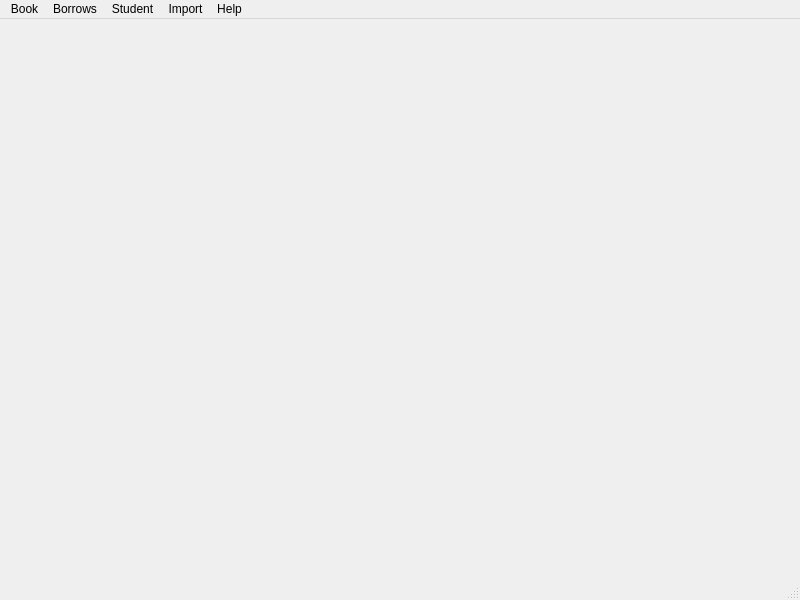
<?xml version="1.0" encoding="UTF-8"?>
<ui version="4.0">
 <class>MainWindow</class>
 <widget class="QMainWindow" name="MainWindow">
  <property name="geometry">
   <rect>
    <x>0</x>
    <y>0</y>
    <width>800</width>
    <height>600</height>
   </rect>
  </property>
  <property name="windowTitle">
   <string>MainWindow</string>
  </property>
  <widget class="QWidget" name="centralwidget"/>
  <widget class="QMenuBar" name="menubar">
   <property name="geometry">
    <rect>
     <x>0</x>
     <y>0</y>
     <width>800</width>
     <height>21</height>
    </rect>
   </property>
   <widget class="QMenu" name="menuImport">
    <property name="title">
     <string>Import</string>
    </property>
    <addaction name="actionImport_Excel"/>
    <addaction name="actionSelect_db"/>
   </widget>
   <widget class="QMenu" name="menuHelp">
    <property name="title">
     <string>Help</string>
    </property>
    <addaction name="actionManual"/>
    <addaction name="actionCheck_for_updates"/>
   </widget>
   <widget class="QMenu" name="menuHome">
    <property name="title">
     <string>Book</string>
    </property>
    <addaction name="actionAdd_a_book"/>
    <addaction name="actionView_list_of_books"/>
   </widget>
   <widget class="QMenu" name="menuBorrows">
    <property name="title">
     <string>Borrows</string>
    </property>
    <addaction name="actionCreate_new_borrow"/>
    <addaction name="actionView_list_of_borrows"/>
   </widget>
   <widget class="QMenu" name="menuStudent">
    <property name="title">
     <string>Student</string>
    </property>
    <addaction name="actionAdd_new_student"/>
    <addaction name="actionView_list_of_students"/>
   </widget>
   <addaction name="menuHome"/>
   <addaction name="menuBorrows"/>
   <addaction name="menuStudent"/>
   <addaction name="menuImport"/>
   <addaction name="menuHelp"/>
  </widget>
  <widget class="QStatusBar" name="statusbar"/>
  <action name="actionImport_Excel">
   <property name="text">
    <string>Import Excel</string>
   </property>
  </action>
  <action name="actionSelect_db">
   <property name="text">
    <string>Select .db</string>
   </property>
  </action>
  <action name="actionManual">
   <property name="text">
    <string>Manual</string>
   </property>
  </action>
  <action name="actionCheck_for_updates">
   <property name="text">
    <string>Check for updates...</string>
   </property>
  </action>
  <action name="actionCreate_new_borrow">
   <property name="text">
    <string>Create new borrow</string>
   </property>
  </action>
  <action name="actionView_list_of_borrows">
   <property name="text">
    <string>View list of borrows</string>
   </property>
  </action>
  <action name="actionAdd_new_student">
   <property name="text">
    <string>Add new student</string>
   </property>
  </action>
  <action name="actionView_list_of_students">
   <property name="text">
    <string>View list of students</string>
   </property>
  </action>
  <action name="actionAdd_a_book">
   <property name="text">
    <string>Add a book</string>
   </property>
  </action>
  <action name="actionView_list_of_books">
   <property name="text">
    <string>View list of books</string>
   </property>
  </action>
 </widget>
 <resources/>
 <connections/>
</ui>
